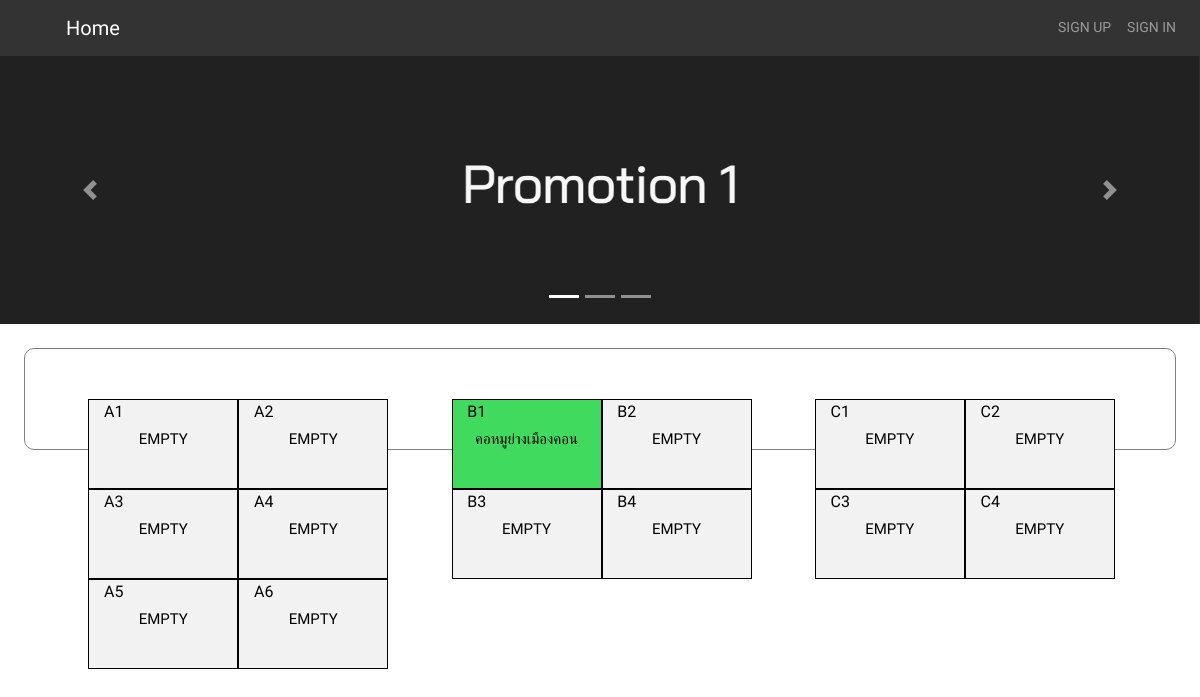
Before: / with the older database file.
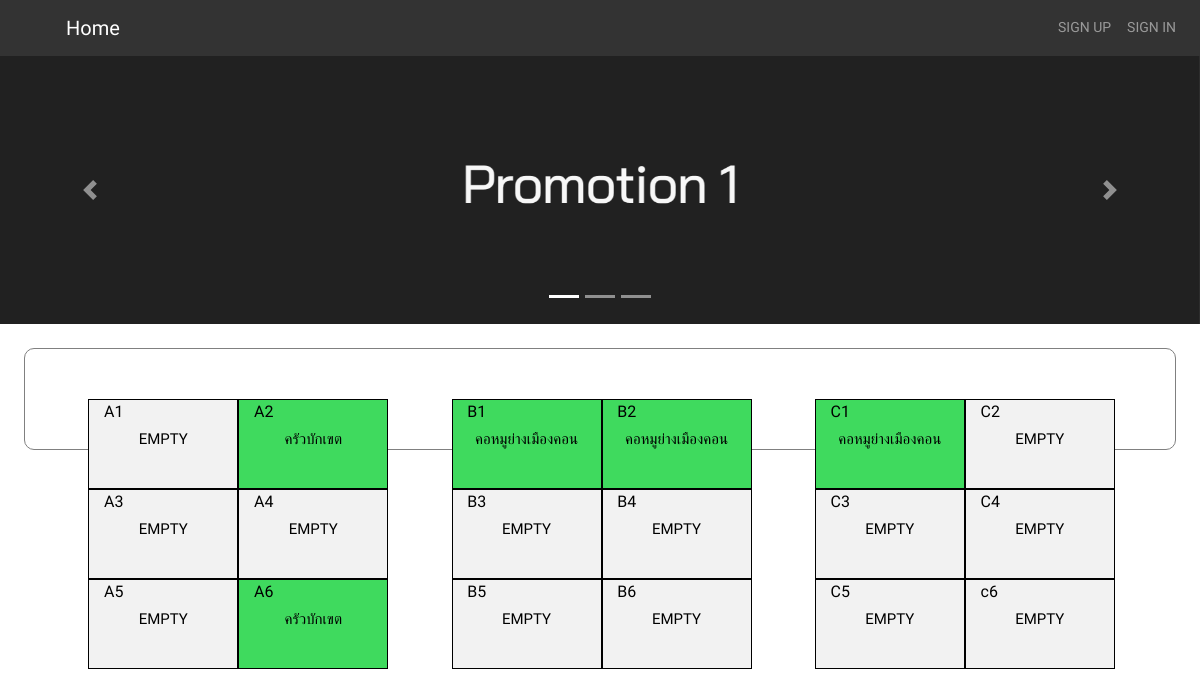
After: the same page with the newer database file.
### tables this page shows
CREATE TABLE `block` (
  `block_id` int(10) NOT NULL,
  `block_code` varchar(255) NOT NULL,
  `shop_id` int(10) NOT NULL,
  `price` int(10) NOT NULL
);

CREATE TABLE `shop` (
  `shop_id` int(10) NOT NULL,
  `user_id` int(10) NOT NULL,
  `name` varchar(255) NOT NULL,
  `info` varchar(255) NOT NULL,
  `img` varchar(255) NOT NULL
);

### content/index.php (the view, shortened to what this page needs)
<body>
	<div id="carouselExampleIndicators" class="carousel slide" data-ride="carousel">
		<ol class="carousel-indicators">
			<li data-target="#carouselExampleIndicators" data-slide-to="0" class="active"></li>
			<li data-target="#carouselExampleIndicators" data-slide-to="1"></li>
			<li data-target="#carouselExampleIndicators" data-slide-to="2"></li>
		</ol>
		<div class="carousel-inner">
			<div class="carousel-item active">
				<img src="src/img/PM1.png" class="d-block w-100" alt="...">
			</div>
		</div>
		<a class="carousel-control-prev" href="#carouselExampleIndicators" role="button" data-slide="prev">
			<span class="carousel-control-prev-icon" aria-hidden="true"></span>
		</a>
		<a class="carousel-control-next" href="#carouselExampleIndicators" role="button" data-slide="next">
			<span class="carousel-control-next-icon" aria-hidden="true"></span>
		</a>
	</div>
	<div class="con">
		<?php
			$count = 1;
			$query = mysqli_query($conn, "select * from block");
			while ($result = mysqli_fetch_assoc($query)) {
				$name_query = mysqli_query($conn, "select name from shop where shop_id =" . $result['shop_id']) or die(mysqli_error($query));
				$result_name = mysqli_fetch_assoc($name_query);
				$name = $result_name['name'];
				if ($count % 2 == 1) {
					$ml = "";
				};
				if ($count % 2 == 0) {
					$ml = "style='margin-left:0'";
				};
				if ($name == "EMPTY") {
					if (isset($role)) {
						if ($role == "merchant") { ?>
							<div class="card-act emp-card" <?php echo ($ml) ?> onclick="books('<?php echo $result['block_code']?>','<?php echo $result['price'] ?>');">
								<div class="nav-code"><span><?php echo ($result['block_code']) ?></span></div>
								<div class="t-incard"><span><?php echo ($name) ?></span></div>
							</div>
						<?php }
						else { ?>
							<div class="card-act emp-card" <?php echo ($ml) ?>>
								<div class="nav-code"><span><?php echo ($result['block_code']) ?></span></div>
								<div class="t-incard"><span><?php echo ($name) ?></span></div>
							</div>
						<?php }
					}
					else { ?>
						<div class="card-act emp-card" <?php echo ($ml) ?>>
							<div class="nav-code"><span><?php echo ($result['block_code']) ?></span></div>
							<div class="t-incard"><span><?php echo ($name) ?></span></div>
						</div>
					<?php }
				}
				else { ?>
						<div class="card-act" <?php echo ($ml) ?> onclick="shop('<?php echo ($result['block_code']) ?>');">
							<div class="nav-code"><span><?php echo ($result['block_code']) ?></span></div>
							<div class="t-incard"><span><?php echo ($name) ?></span></div>
						</div>
				<?php }
				$count++;
			}
		?>
	</div>
</body>

Changed rows visible on the page:
changed block (number 2 of 18 on the later page): shop.name "EMPTY" → "ครัวบักเขต"
changed block (number 4 of 18 on the later page): shop.name "EMPTY" → "คอหมูย่างเมืองคอน"
changed block (number 5 of 18 on the later page): shop.name "EMPTY" → "คอหมูย่างเมืองคอน"
changed block (number 14 of 18 on the later page): shop.name "EMPTY" → "ครัวบักเขต"
added block: block_code "B5", shop.name "EMPTY"
added block: block_code "B6", shop.name "EMPTY"
added block: block_code "C5", shop.name "EMPTY"
added block: block_code "c6", shop.name "EMPTY"
